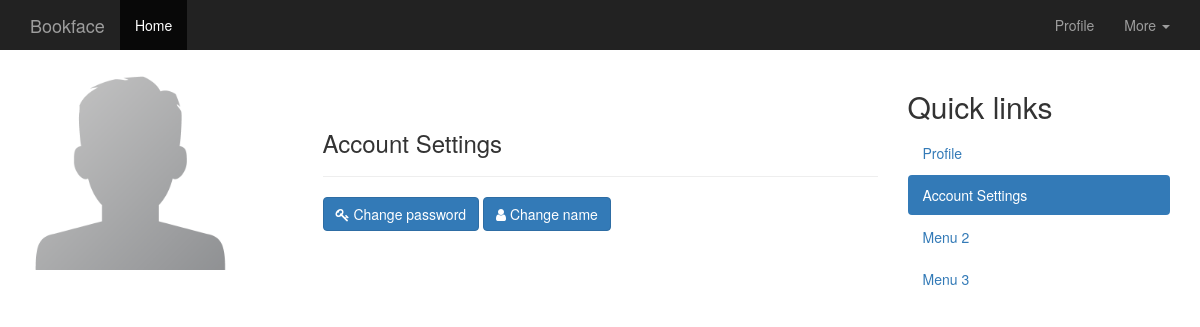
The page /accountSettings.php (signed in) on the database as committed earlier.
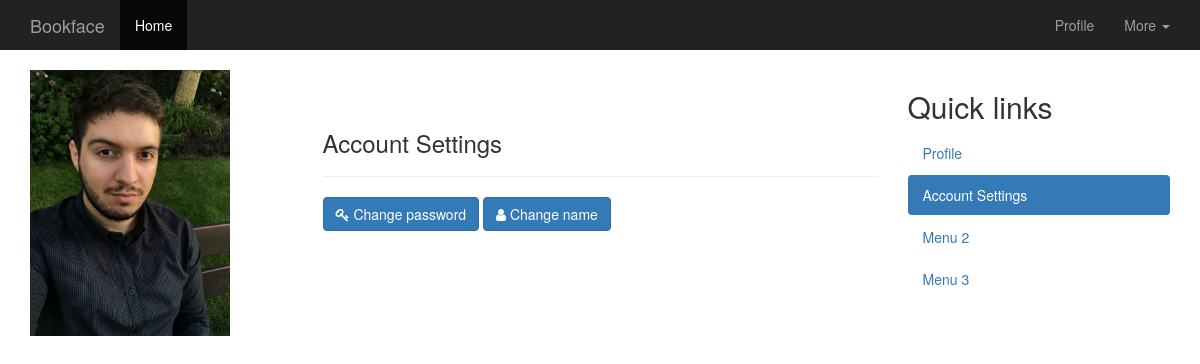
The same page on the database as committed later.
### tables this page shows
CREATE TABLE IF NOT EXISTS `profilepic` (
  `id` int(11) NOT NULL,
  `avatar` text NOT NULL,
  `uid` int(11) NOT NULL,
  `dateChanged` datetime NOT NULL DEFAULT CURRENT_TIMESTAMP
);

### profilepic.php (the view)
<?php
try
{
    $statement = $conn->prepare("SELECT * FROM profilepic WHERE uid=:uid");
    $statement->bindParam(':uid', $uid, PDO::PARAM_INT);
    $statement->execute();
    $row = $statement->fetch(PDO::FETCH_ASSOC);
    if($statement->rowCount() > 0)
    {
        ?>
            <img id="" src="users/<?php echo $row['avatar']; ?>" width="200px alt="">
        <?php
    }
    else
    {
        ?>
            <img id="" src="users/defaultAvatarM.png" width="200px" alt="">
        <?php
    }
} catch(PDOException $e)
{
    echo $e->getMessage();
}
?>

### header.php (shortened to what this page needs)
<!doctype html>
<html lang="en">
  <head>
    <link rel="stylesheet" href="https://stackpath.bootstrapcdn.com/bootstrap/3.4.1/css/bootstrap.min.css">
    <link rel="stylesheet" href="css/font-awesome.min.css">
  </head>
  <body>
    <nav class="navbar-inverse">
        <div class="container-fluid">
          <div class="navbar-header">
            <a class="navbar-brand" href="index">Bookface</a>
          </div>
          <div class="collapse navbar-collapse" id="bs-example-navbar-collapse-1">
            <ul class="nav navbar-nav">
              <li class="active"><a href="index">Home <span class="sr-only">(current)</span></a></li>
            </ul>
            <ul class="nav navbar-nav navbar-right">
              <li><a href="profile">Profile</a></li>
              <li class="dropdown">
                <a href="#" class="dropdown-toggle" data-toggle="dropdown" role="button" aria-haspopup="true" aria-expanded="false">More <span class="caret"></span></a>
              </li>
            </ul>
          </div>
        </div>
      </nav>
      <br>
      <?php
$uid = $_SESSION['user'];
?>

### accountSettings.php (shortened to what this page needs)
<?php
include 'header.php';
$active = 2;
?>
<div class="container">
    <div class="row">
        <div class="col-sm-3">
            <?php include 'profilepic.php'; ?>
        </div>
        <div class="col-sm-6">
            <br>
            <br>
            <h3>Account Settings</h3>
            <hr>
            <a href="#" id="changePass" class="btn btn-primary"><i class="fa fa-key" aria-hidden="true"></i> Change password</a>
            <a href="#" class="btn btn-primary" id="changeNam"><i class="fa fa-user" aria-hidden="true"></i> Change name</a>
            <br><br>
        </div>
        <div class="col-sm-3">
            <?php include 'sidebar.php'; ?>
        </div>
    </div>
</div>
<?php
include 'footer.php';
?>

### sidebar.php
<h2>Quick links</h2>
<ul class="nav nav-pills nav-stacked">
    <li class="<?php echo (@$active==1) ? 'active' : ''; ?>"><a href="profile">Profile</a></li>
    <li class="<?php echo (@$active==2) ? 'active' : ''; ?>"><a href="accountSettings">Account Settings</a></li>
    <li class="<?php echo (@$active==3) ? 'active' : ''; ?>"><a href="#">Menu 2</a></li>
    <li class="<?php echo (@$active==4) ? 'active' : ''; ?>"><a href="#">Menu 3</a></li>
</ul>

### footer.php (shortened to what this page needs)
  </body>
</html>

Rows that differ between the two databases and show on the page:
added profilepic: avatar (picture)
